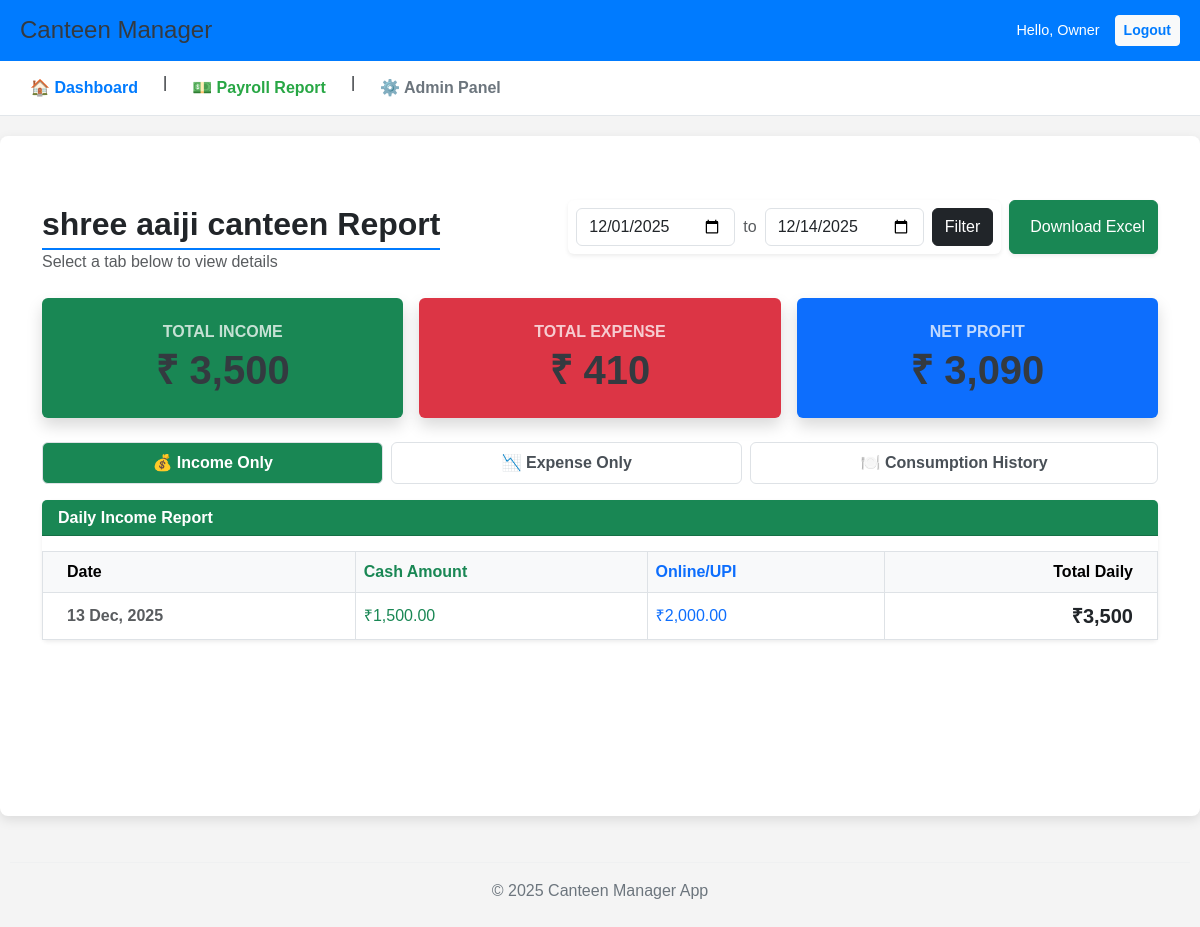
/management/report/canteen/1/summary/ (signed in), run on an earlier commit of the app's database.
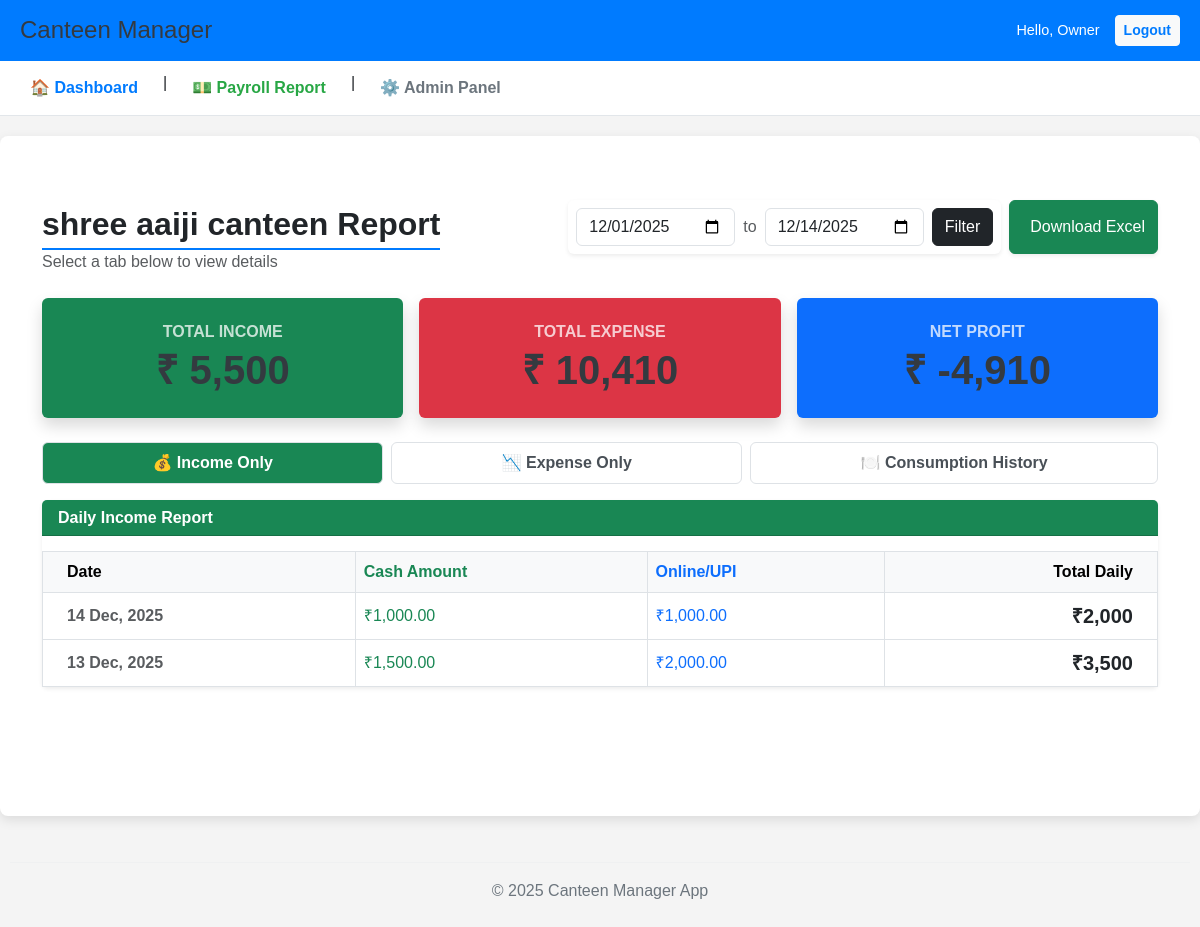
And on a later commit of the database.
### management/models.py (models this page shows, shortened)
class DailyEntry(models.Model):
    canteen = models.ForeignKey(
        Canteen,
        on_delete=models.CASCADE,
        verbose_name="Canteen Name"
    )
    date = models.DateField(default=date.today, verbose_name="Entry Date")
    lunch_qty = models.IntegerField(default=0, verbose_name="Lunch Qty")
    dinner_qty = models.IntegerField(default=0, verbose_name="Dinner Qty")
    nasta_qty = models.IntegerField(default=0, verbose_name="Nasta Qty")
    tea_qty = models.IntegerField(default=0, verbose_name="Tea Qty") # Shree Aaiji only
    normal_token_qty = models.IntegerField(default=0, verbose_name="Normal Token Qty")
    special_token_qty = models.IntegerField(default=0, verbose_name="Special Token Qty")
    guest_token_qty = models.IntegerField(default=0, verbose_name="Guest Token Qty")
    cash_received = models.DecimalField(max_digits=10, decimal_places=2, default=0.00, null=True, verbose_name="Cash Payment Received")
    online_received = models.DecimalField(max_digits=10, decimal_places=2, default=0.00, null=True, verbose_name="Online Payment Received")
    cash_received = models.DecimalField(
    max_digits=10,
    decimal_places=2,
    default=0.00,
    null=True, # <--- यह जोड़ें
    verbose_name="Cash Payment Received"
    )
    online_received = models.DecimalField(
    max_digits=10,
    decimal_places=2,
    default=0.00,
    null=True, # <--- यह जोड़ें
    verbose_name="Online Payment Received"
    )
    class Meta:
        verbose_name = "Daily Service/Payment Entry"
        verbose_name_plural = "Daily Entries"
        unique_together = ('canteen', 'date') # एक कैंटीन में एक दिन में सिर्फ एक एंट्री
        ordering = ['-date', 'canteen__name']

### management/views.py (the view)
# urls.py: path('report/canteen/<int:canteen_id>/summary/', views.canteen_summary_report, name='canteen_summary_report'),
@login_required
def canteen_summary_report(request, canteen_id):
    canteen = get_object_or_404(Canteen, pk=canteen_id)
    start_date_str = request.GET.get('start_date')
    end_date_str = request.GET.get('end_date')
    today = date.today()
    if start_date_str:
        start_date = datetime.datetime.strptime(start_date_str, "%Y-%m-%d").date()
    else:
        start_date = today.replace(day=1)
    if end_date_str:
        end_date = datetime.datetime.strptime(end_date_str, "%Y-%m-%d").date()
    else:
        end_date = today
    incomes = DailyEntry.objects.filter(
        canteen=canteen,
        date__range=[start_date, end_date]
    ).annotate(
        total_money=F('cash_received') + F('online_received'),
        total_food=F('tea_qty') + F('nasta_qty') + F('lunch_qty') + F('dinner_qty') +
                   F('normal_token_qty') + F('special_token_qty') + F('guest_token_qty')
    ).order_by('-date')
    raw_expenses = Expense.objects.filter(canteen=canteen, date__range=[start_date, end_date]).order_by('-date')
    expenses_grouped = {}
    for exp in raw_expenses:
        d = exp.date
        if d not in expenses_grouped:
            expenses_grouped[d] = {'date': d, 'total_amount': 0, 'items': []}
        expenses_grouped[d]['total_amount'] += exp.amount
        expenses_grouped[d]['items'].append(exp)
    final_expense_list = list(expenses_grouped.values())
    consumption_totals = incomes.aggregate(
        total_tea=Sum('tea_qty'), total_nasta=Sum('nasta_qty'),
        total_lunch=Sum('lunch_qty'), total_dinner=Sum('dinner_qty'),
        total_normal=Sum('normal_token_qty'), total_special=Sum('special_token_qty'),
        total_guest=Sum('guest_token_qty'),
        total_cash=Sum('cash_received'), total_online=Sum('online_received')
    )
    total_income_sum = (consumption_totals['total_cash'] or 0) + (consumption_totals['total_online'] or 0)
    total_expense_sum = raw_expenses.aggregate(Sum('amount'))['amount__sum'] or 0
    net_profit = total_income_sum - total_expense_sum
    show_tokens = False
    if canteen.billing_type and 'monthly' in str(canteen.billing_type).lower():
        show_tokens = True
    context = {
        'canteen': canteen,
        'incomes': incomes,
        'grouped_expenses': final_expense_list,
        'cons_totals': consumption_totals,
        'total_income': total_income_sum,
        'total_expense': total_expense_sum,
        'net_profit': net_profit,
        'start_date': start_date,
        'end_date': end_date,
        'show_tokens': show_tokens,
    }
    return render(request, 'management/canteen_summary_report.html', context)

### management/templates/management/canteen_summary_report.html (shortened to what the changed rows need)
{% extends 'base.html' %}
{% load humanize %}
{% block content %}
<div class="container mt-4 mb-5">
    <div class="d-flex flex-wrap justify-content-between align-items-center mb-4 gap-3">
        <div>
            <h2 class="fw-bold text-dark mb-0">{{ canteen.name }} Report</h2>
        </div>
    </div>
    <div class="row mb-4 text-center g-3">
        <div class="col-md-4">
            <div class="card bg-success text-white shadow border-0 h-100">
                <div class="card-body py-4">
                    <h6 class="text-uppercase fw-bold opacity-75 mb-1">Total Income</h6>
                    <h1 class="fw-bold mb-0 display-6">₹ {{ total_income|intcomma }}</h1>
                </div>
            </div>
        </div>
        <div class="col-md-4">
            <div class="card bg-danger text-white shadow border-0 h-100">
                <div class="card-body py-4">
                    <h6 class="text-uppercase fw-bold opacity-75 mb-1">Total Expense</h6>
                    <h1 class="fw-bold mb-0 display-6">₹ {{ total_expense|intcomma }}</h1>
                </div>
            </div>
        </div>
        <div class="col-md-4">
            <div class="card bg-primary text-white shadow border-0 h-100">
                <div class="card-body py-4">
                    <h6 class="text-uppercase fw-bold opacity-75 mb-1">Net Profit</h6>
                    <h1 class="fw-bold mb-0 display-6">₹ {{ net_profit|intcomma }}</h1>
                </div>
            </div>
        </div>
    </div>
    <div class="tab-content" id="reportTabsContent">
        <div class="tab-pane fade show active" id="income">
            <div class="card border-0 shadow-sm">
                <div class="table-responsive">
                    <table class="table table-hover align-middle mb-0 text-center">
                        <thead class="table-light">
                            <tr>
                                <th class="text-start ps-4">Date</th>
                                <th class="text-success">Cash Amount</th>
                                <th class="text-primary">Online/UPI</th>
                                <th class="text-end pe-4 fw-bold">Total Daily</th>
                            </tr>
                        </thead>
                        <tbody>
                            {% for row in incomes %}
                            {% if row.total_money > 0 %}
                            <tr>
                                <td class="text-start ps-4 fw-bold text-muted">{{ row.date|date:"d M, Y" }}</td>
                                <td class="text-success">₹{{ row.cash_received|intcomma }}</td>
                                <td class="text-primary">₹{{ row.online_received|intcomma }}</td>
                                <td class="text-end pe-4 fw-bold fs-5">₹{{ row.total_money|intcomma }}</td>
                            </tr>
                            {% endif %}
                            {% empty %}
                            <tr><td colspan="4" class="py-5 text-muted">No income entries found.</td></tr>
                            {% endfor %}
                        </tbody>
                    </table>
                </div>
            </div>
        </div>
    </div>
</div>
{% endblock %}

What changed in the data, as far as the page shows it:
added DailyEntry: date "14 Dec, 2025", cash_received "1,000.00", online_received "1,000.00", total_money "2,000"
Also different on the page:
{{ total_income|intcomma }}: "3,500" → "5,500"
{{ total_expense|intcomma }}: "410" → "10,410"
{{ net_profit|intcomma }}: "3,090" → "-4,910"
